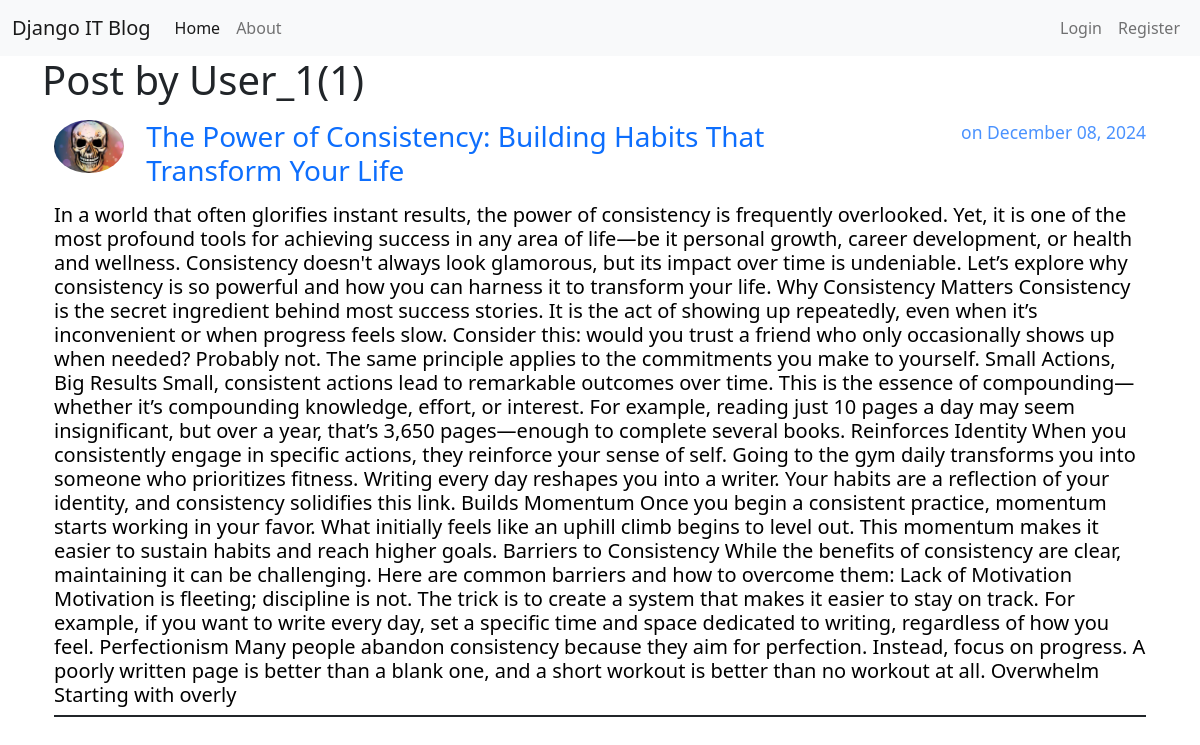
/user/User_1, run on the app's committed database.
### blog/models.py (models this page shows, shortened)
class Post(models.Model):
    title = models.CharField(max_length=100)
    content = models.TextField()
    date_posted = models.DateTimeField(default=timezone.now)
    author = models.ForeignKey(User, on_delete=models.CASCADE)

### users/models.py (models this page shows, shortened)
class Profile(models.Model):
    user = models.OneToOneField(User,on_delete=models.CASCADE)
    image = models.ImageField(default='pic4.jpg', upload_to='profile_pics')

### blog/views.py (the view)
# urls.py: path('user/<str:username>', UserPostListView.as_view(), name='user-posts'),
class UserPostListView(ListView):
    model = Post
    template_name= 'blog/user_posts.html'
    context_object_name = 'posts'
    paginate_by = 3
    def get_queryset(self):
        user = get_object_or_404(User, username = self.kwargs.get('username'))
        return Post.objects.filter(author=user).order_by('-date_posted')

### blog/templates/blog/user_posts.html (shortened to what this page needs)
{% extends 'blog/base.html' %}
{% block content %}
<h1 class="mb-3">Post by {{ view.kwargs.username }}({{ page_obj.paginator.count }})</h1>
    {% for post in posts %}
    <div class="container">
        <div class="post-content mt-3 border-2 border-bottom border-dark">
            <div class="row g-3 justify-content-between">
                <div class="col col-1">
                    <a href="#"><img width="70" class="rounded-circle" src="{{ post.author.profile.image.url }}"></a>
                </div>
                <div class="col col-7">
                    <h3>
                        <a class="text-decoration-none" href="{% url 'post-detail' post.id %}">{{ post.title }}</a>
                    </h3>
                </div>
                <div class="col">
                    <h5 class="text-end text-primary text-opacity-90">
                        <small class="text-primary text-opacity-75">on {{ post.date_posted|date:"F d, Y" }}</small>
                    </h5>
                </div>
            </div>
            <div class="text-black mt-2 mb-2">
                <h5>
                {{ post.content }}
            </h5>
            </div>
        </div>
    </div>
    {% endfor %}
{% endblock content %}

### data on the page
Post: author.profile.image (picture), title "The Power of Consistency: Building Habits That Transform Your Life", date_posted "December 08, 2024", content "In a world that often glorifies instant results, the power of consistency is frequently overlooked. Yet, it is one of the most profound tools for achieving success in any area of life—be it personal growth, career development, or health and wellness. Consistency doesn't always look glamorous, but its impact over time is undeniable. Let’s explore why consistency is so powerful and how you can harness it to transform your life. Why Consistency Matters Consistency is the secret ingredient behind most success stories. It is the act of showing up repeatedly, even when it’s inconvenient or when progress feels slow. Consider this: would you trust a friend who only occasionally shows up when…"

### other printed values
{{ view.kwargs.username }} "User_1"
{{ page_obj.paginator.count }} "1"
